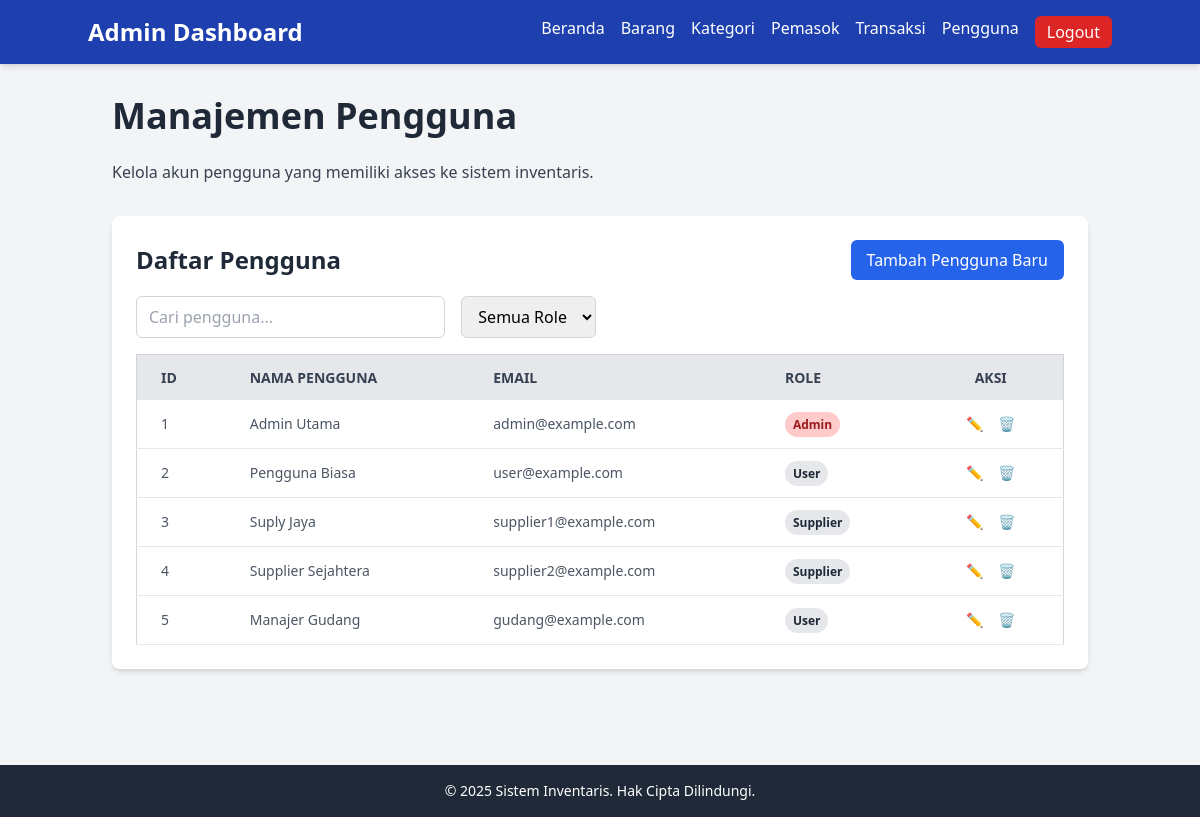
/views/admin/users.php (signed in), run on an earlier commit of the app's database.
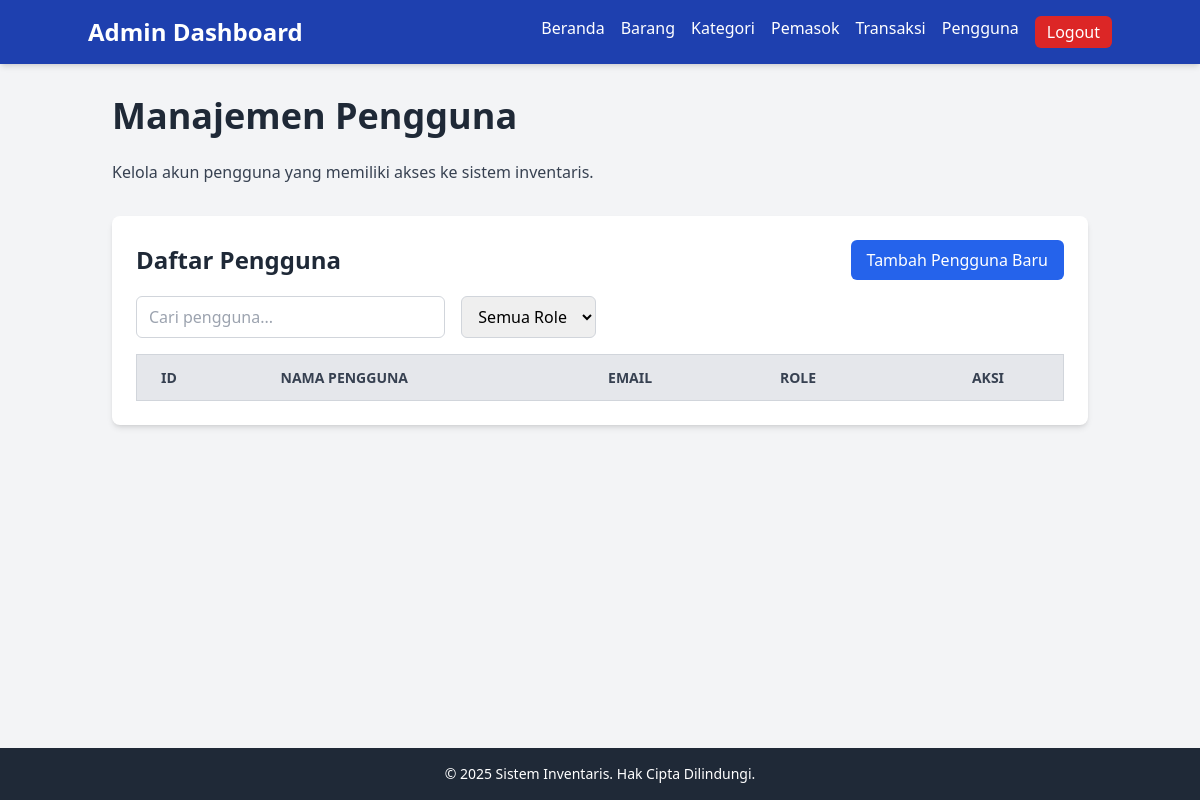
And on a later commit of the database.
### tables this page shows
CREATE TABLE IF NOT EXISTS users (
    id INT AUTO_INCREMENT PRIMARY KEY,
    nama VARCHAR(255) NOT NULL,  
    email VARCHAR(255) NOT NULL UNIQUE,  
    password VARCHAR(255) NOT NULL,  
    role VARCHAR(255) NOT NULL,  
    created_at TIMESTAMP DEFAULT CURRENT_TIMESTAMP,
    updated_at TIMESTAMP DEFAULT CURRENT_TIMESTAMP ON UPDATE CURRENT_TIMESTAMP
);

### views/admin/users.php (the view, shortened to what this page needs)
<?php
include_once __DIR__ . '/../../src/db.php';
?>
<!DOCTYPE html>
<html lang="id">
<head>
    <script src="https://cdn.tailwindcss.com"></script>
    <link rel="stylesheet" href="../../assets/css/style.css">
</head>
<body class="bg-gray-100 font-sans flex flex-col min-h-screen">
    <?php include_once 'components/navbar.php' ?>
    <main class="container mx-auto px-6 py-8 flex-grow">
        <h1 class="text-4xl font-bold text-gray-800 mb-6">Manajemen Pengguna</h1>
        <p class="text-gray-700 mb-8">Kelola akun pengguna yang memiliki akses ke sistem inventaris.</p>
        <div class="bg-white p-6 rounded-lg shadow-md mb-8">
            <div class="flex justify-between items-center mb-4">
                <h2 class="text-2xl font-semibold text-gray-800">Daftar Pengguna</h2>
                <a href="#" class="bg-blue-600 text-white px-4 py-2 rounded-md hover:bg-blue-700 transition duration-300" onclick="openAddModal()">Tambah Pengguna Baru</a>
            </div>
            <div class="mb-4 flex items-center space-x-4">
                <input type="text" id="userSearch" placeholder="Cari pengguna..." class="px-3 py-2 border border-gray-300 rounded-md focus:outline-none focus:ring-2 focus:ring-blue-500 w-full md:w-1/3">
                <select id="roleFilter" class="px-3 py-2 border border-gray-300 rounded-md focus:outline-none focus:ring-2 focus:ring-blue-500">
                    <option value="">Semua Role</option>
                </select>
            </div>
            <div class="overflow-x-auto">
                <table class="min-w-full bg-white border border-gray-300 rounded-lg">
                    <thead>
                        <tr class="bg-gray-200 text-gray-700 uppercase text-sm leading-normal">
                            <th class="py-3 px-6 text-left">ID</th>
                            <th class="py-3 px-6 text-left">Nama Pengguna</th>
                            <th class="py-3 px-6 text-left">Email</th>
                            <th class="py-3 px-6 text-left">Role</th>
                            <th class="py-3 px-6 text-center">Aksi</th>
                        </tr>
                    </thead>
                    <tbody class="text-gray-600 text-sm font-light" id="userTableBody">
                        <?php
                        $query = "SELECT * FROM users";
                        $users = mysqli_query($conn, $query);
                        foreach ($users as $user):
                            $roleColor = match ($user['role']) {
                                'admin'   => 'bg-red-200 text-red-800',
                                'pemasok' => 'bg-green-200 text-green-800',
                                default   => 'bg-gray-200 text-gray-800',
                            };
                        ?>
                            <tr class="border-b border-gray-200 hover:bg-gray-100">
                                <td class="py-3 px-6 text-left"><?= htmlspecialchars($user['id']) ?></td>
                                <td class="py-3 px-6 text-left"><?= htmlspecialchars($user['nama']) ?></td>
                                <td class="py-3 px-6 text-left"><?= htmlspecialchars($user['email']) ?></td>
                                <td class="py-3 px-6 text-left">
                                    <span class="px-2 py-1 rounded-full text-xs font-semibold <?= $roleColor ?>">
                                        <?= ucfirst($user['role']) ?>
                                    </span>
                                </td>
                                <td class="py-3 px-6 text-center">
                                    <div class="flex item-center justify-center space-x-2">
                                        <button class="w-6 h-6 transform hover:text-blue-500 hover:scale-110" title="Edit" onclick="openEditModal(<?= htmlspecialchars(json_encode($user)) ?>)">
                                            ✏️
                                        </button>
                                        <form method="POST" action="../../controllers/admin/hapus_user.php" onsubmit="return confirm('Yakin ingin menghapus pengguna ini?');" style="display:inline;">
                                            <button type="submit" class="w-6 h-6 transform hover:text-red-500 hover:scale-110" title="Hapus">🗑️</button>
                                        </form>
                                    </div>
                                </td>
                            </tr>
                        <?php endforeach; ?>
                    </tbody>
                </table>
            </div>
        </div>
    </main>
    <?php include_once 'components/footer.php' ?>
</body>
</html>

What changed in the data, as far as the page shows it:
removed users: id "1", nama "Admin Utama", email "admin@example.com", role "Admin"
removed users: id "2", nama "Pengguna Biasa", email "user@example.com", role "User"
removed users: id "3", nama "Suply Jaya", email "supplier1@example.com", role "Supplier"
removed users: id "4", nama "Supplier Sejahtera", email "supplier2@example.com", role "Supplier"
removed users: id "5", nama "Manajer Gudang", email "gudang@example.com", role "User"
